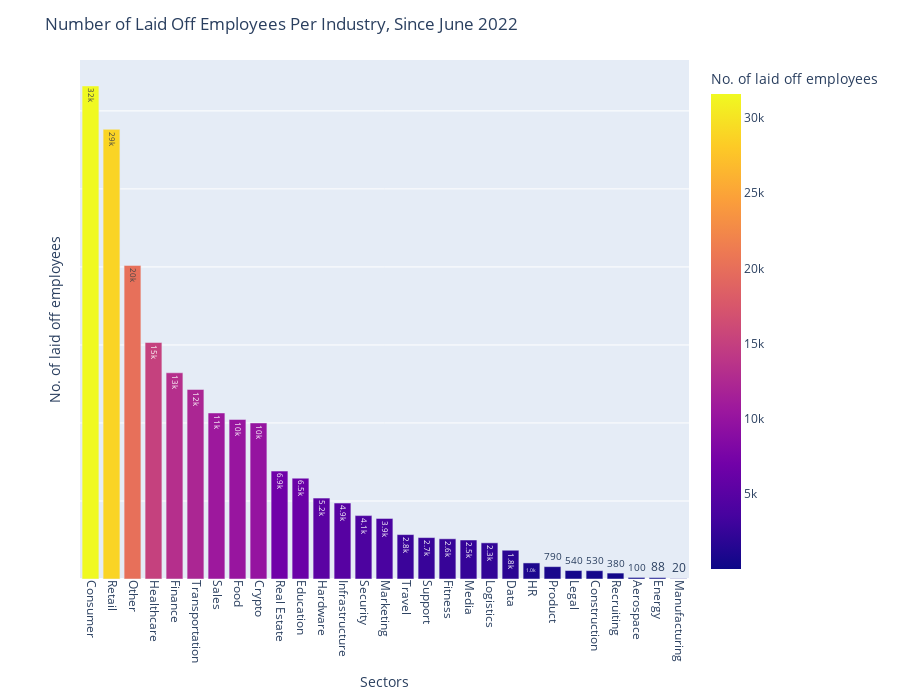

Notebook code for this chart:
### Code cell
fig5 = px.bar(industry_layoffs_recent,x = 'industry', y = 'total_laid_off', 
             color ='total_laid_off', text_auto='.2s',
             labels={
                     "industry": "Sectors",
                     "total_laid_off": "No. of laid off employees"
                     },
             )
fig5.update_traces(textfont_size=12, #textangle=0, textposition="outside", 
                  cliponaxis=False)
fig5.update_xaxes(tickangle=90)
fig5.update_yaxes(showticklabels=False)
fig5.update_layout(height=700,
                  title="Number of Laid Off Employees Per Industry, Since June 2022")
fig5.show()

### Figure 1 — Plotly figure (JSON) as saved in the notebook; plotly's stock layout.template omitted (floating-point values rounded to 4 significant figures)
{"data": [{"alignmentgroup": "True", "cliponaxis": false, "hovertemplate": "Sectors=%{x}<br>No. of laid off employees=%{marker.color}<extra></extra>", "legendgroup": "", "marker": {"color": [31598, 28819, 20097, 15156, 13216, 12147, 10641, 10223, 10002, 6916, 6461, 5184, 4866, 4064, 3885, 2846, 2654, 2576, 2499, 2318, 1843, 1030, 792, 542, 533, 380, 100, 88, 20], "coloraxis": "coloraxis", "pattern": {"shape": ""}}, "name": "", "offsetgroup": "", "orientation": "v", "showlegend": false, "textfont": {"size": 12}, "textposition": "auto", "texttemplate": "%{y:.2s}", "type": "bar", "x": ["Consumer", "Retail", "Other", "Healthcare", "Finance", "Transportation", "Sales", "Food", "Crypto", "Real Estate", "Education", "Hardware", "Infrastructure", "Security", "Marketing", "Travel", "Support", "Fitness", "Media", "Logistics", "Data", "HR", "Product", "Legal", "Construction", "Recruiting", "Aerospace", "Energy", "Manufacturing"], "xaxis": "x", "y": [31598, 28819, 20097, 15156, 13216, 12147, 10641, 10223, 10002, 6916, 6461, 5184, 4866, 4064, 3885, 2846, 2654, 2576, 2499, 2318, 1843, 1030, 792, 542, 533, 380, 100, 88, 20], "yaxis": "y"}], "layout": {"barmode": "relative", "coloraxis": {"colorbar": {"title": {"text": "No. of laid off employees"}}, "colorscale": [[0, "#0d0887"], [0.1111, "#46039f"], [0.2222, "#7201a8"], [0.3333, "#9c179e"], [0.4444, "#bd3786"], [0.5556, "#d8576b"], [0.6667, "#ed7953"], [0.7778, "#fb9f3a"], [0.8889, "#fdca26"], [1, "#f0f921"]]}, "height": 700, "legend": {"tracegroupgap": 0}, "margin": {"t": 60}, "title": {"text": "Number of Laid Off Employees Per Industry, Since June 2022"}, "xaxis": {"anchor": "y", "domain": [0, 1], "tickangle": 90, "title": {"text": "Sectors"}}, "yaxis": {"anchor": "x", "domain": [0, 1], "showticklabels": false, "title": {"text": "No. of laid off employees"}}}}
